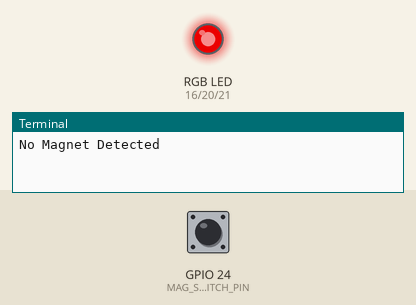
Simulated run of this program. Board: Raspberry Pi (BCM pin numbers). Parts: an RGB LED mixed from three pins (HIGH = lit), the last lines printed to the terminal. The inputs (shaded band) are chosen by the test bench; at power-on: GPIO 24 (MAG_SWITCH_PIN) HIGH. Dim RGB values are drawn brighter than linear.

Above: at 1.2 s.
1.3 s: GPIO 24 (MAG_SWITCH_PIN) pulled LOW for 0.15 s
At 1.4 s:
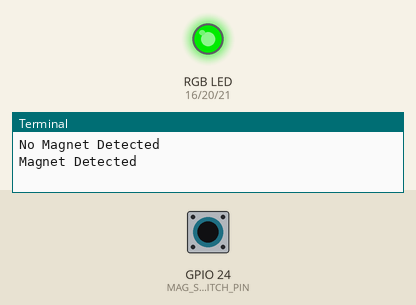
3.0 s: GPIO 24 (MAG_SWITCH_PIN) pulled LOW for 3.2 s
At 7.5 s:
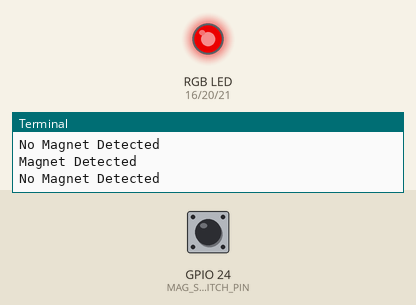
Timing chart, 0 to 9.0 s (numbered marks = the images above; inputs shaded):
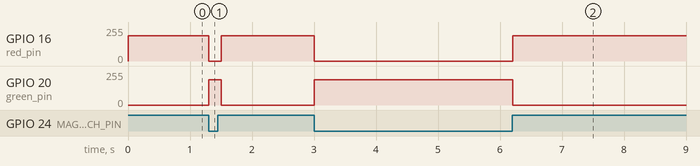

Measured:
- after the input at 1.3 s, GPIO 16 (red_pin): 191/255 → 0/255 at once, → 191/255 0.20 s later; GPIO 20 (green_pin): 0/255 → 191/255 at once, → 0/255 0.20 s later
- after the input at 3.0 s, GPIO 16 (red_pin): 191/255 → 0/255 at once, → 191/255 3.2 s later; GPIO 20 (green_pin): 0/255 → 191/255 at once, → 0/255 3.2 s later

The program:

mag_RGB.py
```python
#DESCRIPTION: Monitors a magnetic switch and outputs the status as the state changes
#Magnet Detected: Green LED
#No Magnet Detected: Red LED

import RPi.GPIO as GPIO
import time
import signal
import sys

#Define a function to turn off RGB and clean up the GPIO board
def cleanlights(signal, frame):
    GPIO.cleanup()
    print("\n")
    sys.exit(0)

#Set Broadcom mode to address GPIO pins by number
GPIO.setmode(GPIO.BCM)

#Set the GPIO pin numbers for the RGB and add them to a list for easy setup
red_pin = 16
green_pin = 20
blue_pin = 21
chan_list = [16, 20, 21]

#Set the GPIO pin number that the mag strip is set to
MAG_SWITCH_PIN = 24

#Set up GPIO pin for the switch
GPIO.setup(MAG_SWITCH_PIN, GPIO.IN, pull_up_down = GPIO.PUD_UP)

#Set up GPIO pins for the RGB
GPIO.setup(chan_list, GPIO.OUT)

#Create a PWM for all lights
RED_LED = GPIO.PWM(red_pin, 100)
GREEN_LED = GPIO.PWM(green_pin, 100)
BLUE_LED = GPIO.PWM(blue_pin,100)

#Create a blank variable for the prior state to compare with the new state
old_state = None

#Set the cleanup handler to turn off the LED after keyboard interupt
signal.signal(signal.SIGINT, cleanlights)

while True:
    #Define what state the switch is in
    switch_state = GPIO.input(MAG_SWITCH_PIN)

    #Run after a state change is detected
    if old_state != switch_state:
        #Stop any existing lights
        RED_LED.stop()
        GREEN_LED.stop()
        BLUE_LED.stop()

        #If the switch detects a magnet
        if switch_state == 0:
            print("Magnet Detected")

            #Turn on Green Light
            GREEN_LED.start(75)

            #Set the old_state variable to the current state
            old_state = switch_state

        #If the switch does not detect a magnet
        else:
            print("No Magnet Detected")

            #Turn on Red Light
            RED_LED.start(75)

            #Set the old_state variable to the current state
            old_state = switch_state

    time.sleep(.1)
```
